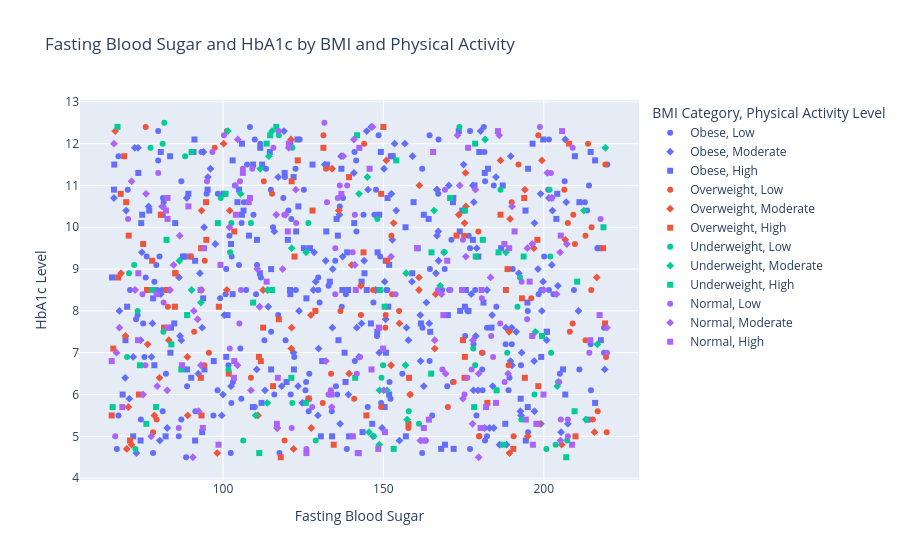

Source (notebook cell):
### Markdown cell above
<h4 style="color:#4CAF50;">Visulaization-Scatter plot</h4>

### Code cell
sample_data = df.sample(1000, random_state=42)

fig = px.scatter(
    sample_data,
    x='Fasting_Blood_Sugar',
    y='HbA1c',
    color='BMI_Category',
    symbol='Physical_Activity_Level',
    title='Fasting Blood Sugar and HbA1c by BMI and Physical Activity',
    labels={
        'Fasting_Blood_Sugar': 'Fasting Blood Sugar',
        'HbA1c': 'HbA1c Level',
        'BMI_Category': 'BMI Category',
        'Physical_Activity_Level': 'Physical Activity Level'
    }
)

fig.show()

### Figure 1 — Plotly figure (JSON) as saved in the notebook; plotly's stock layout.template omitted (floating-point values rounded to 4 significant figures; data arrays with more than 128 entries replaced by an {"elided": "..."} marker saying what was removed)
{"data": [{"hovertemplate": "BMI Category=Obese<br>Physical Activity Level=Low<br>Fasting Blood Sugar=%{x}<br>HbA1c Level=%{y}<extra></extra>", "legendgroup": "Obese, Low", "marker": {"color": "#636efa", "symbol": "circle"}, "mode": "markers", "name": "Obese, Low", "orientation": "v", "showlegend": true, "type": "scatter", "x": {"elided": "179 float values"}, "xaxis": "x", "y": {"elided": "179 float values"}, "yaxis": "y"}, {"hovertemplate": "BMI Category=Obese<br>Physical Activity Level=Moderate<br>Fasting Blood Sugar=%{x}<br>HbA1c Level=%{y}<extra></extra>", "legendgroup": "Obese, Moderate", "marker": {"color": "#636efa", "symbol": "diamond"}, "mode": "markers", "name": "Obese, Moderate", "orientation": "v", "showlegend": true, "type": "scatter", "x": {"elided": "147 float values"}, "xaxis": "x", "y": {"elided": "147 float values"}, "yaxis": "y"}, {"hovertemplate": "BMI Category=Obese<br>Physical Activity Level=High<br>Fasting Blood Sugar=%{x}<br>HbA1c Level=%{y}<extra></extra>", "legendgroup": "Obese, High", "marker": {"color": "#636efa", "symbol": "square"}, "mode": "markers", "name": "Obese, High", "orientation": "v", "showlegend": true, "type": "scatter", "x": {"elided": "168 float values"}, "xaxis": "x", "y": {"elided": "168 float values"}, "yaxis": "y"}, {"hovertemplate": "BMI Category=Overweight<br>Physical Activity Level=Low<br>Fasting Blood Sugar=%{x}<br>HbA1c Level=%{y}<extra></extra>", "legendgroup": "Overweight, Low", "marker": {"color": "#EF553B", "symbol": "circle"}, "mode": "markers", "name": "Overweight, Low", "orientation": "v", "showlegend": true, "type": "scatter", "x": [82.8, 94.3, 180.7, 175.2, 214.8, 209.2, 136.6, 97.4, 133.7, 207.5, 170.1, 213.0, 219.2, 119.2, 152.7, 112.7, 192.1, 209.0, 91.0, 199.4, 198.3, 75.9, 115.3, 132.1, 209.7, 146.8, 152.5, 208.1, 216.8, 78.2, 198.5, 190.0, 144.0, 90.0, 101.2, 95.6, 206.4, 215.3, 179.8, 158.4, 157.8, 179.9, 131.1, 190.6, 179.6, 213.0, 140.9, 213.8, 79.3, 219.4, 189.0, 150.6, 171.9, 154.9, 108.7, 196.1, 214.9, 150.7, 219.6, 149.3, 94.2, 131.3, 143.0], "xaxis": "x", "y": [8.1, 9.2, 7.0, 9.8, 8.5, 10.3, 8.0, 11.9, 6.5, 10.1, 5.7, 9.8, 11.5, 4.9, 8.4, 11.1, 11.5, 7.7, 7.5, 7.4, 12.2, 12.4, 10.8, 11.4, 9.6, 8.5, 9.8, 7.5, 5.6, 5.1, 5.3, 10.6, 12.0, 9.3, 12.3, 7.0, 10.9, 5.4, 5.0, 6.0, 5.2, 5.0, 5.8, 5.0, 9.9, 7.3, 5.9, 12.0, 5.4, 6.9, 6.7, 7.6, 6.3, 8.0, 6.4, 8.3, 10.0, 7.9, 5.1, 5.7, 6.7, 12.2, 7.9], "yaxis": "y"}, {"hovertemplate": "BMI Category=Overweight<br>Physical Activity Level=Moderate<br>Fasting Blood Sugar=%{x}<br>HbA1c Level=%{y}<extra></extra>", "legendgroup": "Overweight, Moderate", "marker": {"color": "#EF553B", "symbol": "diamond"}, "mode": "markers", "name": "Overweight, Moderate", "orientation": "v", "showlegend": true, "type": "scatter", "x": [71.5, 127.4, 173.5, 93.2, 102.1, 122.0, 153.2, 161.2, 80.2, 127.5, 134.0, 98.2, 175.3, 161.1, 206.7, 216.5, 89.0, 76.5, 186.5, 136.1, 78.6, 139.3, 161.1, 155.0, 70.5, 116.9, 68.2, 150.9, 143.0, 195.0, 152.4, 166.3, 196.9, 69.6, 66.4, 126.7, 205.6, 189.3, 175.7, 88.9, 140.1, 121.2, 199.4, 70.0, 189.5, 189.2, 215.8, 175.6, 194.1, 110.9, 83.1, 121.3, 93.3, 112.5, 101.2, 121.4, 158.3, 100.2, 166.0], "xaxis": "x", "y": [4.8, 7.9, 10.3, 8.5, 10.4, 4.7, 10.1, 11.0, 6.4, 5.2, 11.4, 4.6, 10.1, 8.8, 9.7, 8.8, 5.5, 7.2, 11.6, 10.4, 5.5, 6.5, 8.5, 7.7, 5.7, 5.2, 8.9, 11.6, 8.6, 5.0, 6.7, 8.4, 9.5, 7.4, 12.3, 5.9, 4.8, 4.6, 10.5, 6.9, 9.1, 12.1, 11.6, 4.7, 10.2, 7.5, 5.1, 11.3, 10.9, 5.5, 7.3, 7.1, 10.4, 8.5, 8.5, 7.6, 6.0, 12.0, 7.1], "yaxis": "y"}, {"hovertemplate": "BMI Category=Overweight<br>Physical Activity Level=High<br>Fasting Blood Sugar=%{x}<br>HbA1c Level=%{y}<extra></extra>", "legendgroup": "Overweight, High", "marker": {"color": "#EF553B", "symbol": "square"}, "mode": "markers", "name": "Overweight, High", "orientation": "v", "showlegend": true, "type": "scatter", "x": [85.1, 80.6, 94.8, 70.6, 98.7, 93.2, 75.1, 151.2, 117.4, 73.8, 219.1, 93.3, 85.0, 76.7, 101.8, 193.2, 122.3, 143.8, 182.4, 69.8, 209.9, 103.5, 81.6, 174.8, 207.9, 198.3, 131.3, 139.3, 158.0, 118.0, 82.5, 172.8, 65.3, 111.8, 134.5, 85.2, 68.1, 186.5, 71.0, 123.3, 175.3, 115.6, 149.3, 144.7, 128.8, 69.2, 65.8, 188.2, 127.9, 188.7, 193.9, 175.4, 194.1, 76.3, 157.8, 112.5, 77.9, 121.4, 190.5, 198.0, 93.1, 67.3, 150.0, 218.5, 94.7, 111.2], "xaxis": "x", "y": [8.9, 10.3, 9.7, 9.8, 8.1, 9.5, 9.6, 9.2, 7.8, 6.0, 7.7, 5.5, 8.1, 8.5, 6.5, 8.3, 9.3, 9.4, 5.8, 10.6, 5.0, 9.9, 7.6, 7.3, 12.0, 6.2, 11.9, 11.2, 6.4, 4.5, 8.5, 9.8, 5.5, 6.8, 4.8, 8.9, 10.8, 10.3, 4.9, 11.6, 6.4, 6.2, 10.8, 5.5, 8.0, 11.7, 7.1, 8.5, 10.4, 9.0, 10.7, 6.9, 6.4, 8.5, 5.3, 7.6, 9.2, 11.1, 4.7, 9.7, 6.4, 8.8, 12.4, 9.5, 10.6, 6.9], "yaxis": "y"}, {"hovertemplate": "BMI Category=Underweight<br>Physical Activity Level=Low<br>Fasting Blood Sugar=%{x}<br>HbA1c Level=%{y}<extra></extra>", "legendgroup": "Underweight, Low", "marker": {"color": "#00cc96", "symbol": "circle"}, "mode": "markers", "name": "Underweight, Low", "orientation": "v", "showlegend": true, "type": "scatter", "x": [70.1, 197.1, 101.7, 73.4, 121.6, 200.8, 72.7, 77.4, 201.8, 178.6, 202.3, 81.2, 81.4, 88.2, 207.3, 188.6, 102.6, 147.0, 117.4, 126.6, 102.2, 148.1, 169.0, 203.7, 72.3, 178.0, 192.6, 121.6, 204.5, 108.7, 186.5, 157.9, 191.8, 202.0, 193.0, 99.3, 161.1, 106.3, 149.4, 128.9, 81.7, 173.7, 70.7, 149.9], "xaxis": "x", "y": [6.9, 6.0, 6.6, 8.0, 5.8, 4.7, 4.7, 11.9, 10.9, 6.7, 7.0, 12.0, 7.5, 11.7, 4.9, 7.0, 10.1, 5.0, 12.2, 10.1, 9.4, 10.2, 9.4, 4.8, 9.1, 7.1, 8.8, 11.9, 6.3, 10.1, 10.9, 5.6, 8.1, 9.3, 5.4, 10.7, 5.3, 4.9, 6.4, 4.9, 12.5, 12.4, 8.9, 6.7], "yaxis": "y"}, {"hovertemplate": "BMI Category=Underweight<br>Physical Activity Level=Moderate<br>Fasting Blood Sugar=%{x}<br>HbA1c Level=%{y}<extra></extra>", "legendgroup": "Underweight, Moderate", "marker": {"color": "#00cc96", "symbol": "diamond"}, "mode": "markers", "name": "Underweight, Moderate", "orientation": "v", "showlegend": true, "type": "scatter", "x": [216.7, 93.1, 145.5, 142.4, 113.9, 219.2, 167.7, 125.9, 110.2, 197.4, 121.4, 113.8, 212.5, 213.1, 86.4, 156.9, 101.5, 148.8, 145.0, 204.2, 157.1, 115.3, 111.6, 165.8, 157.4, 90.2, 181.7, 105.5, 151.1, 188.2, 114.3, 148.7], "xaxis": "x", "y": [7.2, 8.2, 5.1, 10.8, 8.5, 11.9, 8.6, 9.4, 5.5, 7.5, 9.5, 5.8, 10.4, 5.4, 9.2, 6.7, 12.3, 6.1, 11.2, 6.2, 8.9, 12.3, 11.4, 10.4, 5.4, 8.5, 12.1, 10.8, 6.1, 9.4, 11.7, 4.8], "yaxis": "y"}, {"hovertemplate": "BMI Category=Underweight<br>Physical Activity Level=High<br>Fasting Blood Sugar=%{x}<br>HbA1c Level=%{y}<extra></extra>", "legendgroup": "Underweight, High", "marker": {"color": "#00cc96", "symbol": "square"}, "mode": "markers", "name": "Underweight, High", "orientation": "v", "showlegend": true, "type": "scatter", "x": [116.6, 193.7, 209.6, 187.4, 154.0, 185.9, 87.0, 82.4, 207.0, 185.3, 74.1, 199.5, 90.2, 164.9, 67.1, 178.6, 153.2, 79.1, 115.3, 148.9, 170.8, 150.4, 114.7, 178.3, 88.8, 78.1, 141.2, 210.4, 121.3, 83.9, 125.8, 178.8, 111.3, 76.1, 98.4, 109.4, 113.6, 165.0, 181.0, 175.4, 218.6, 65.6, 100.8, 141.8], "xaxis": "x", "y": [12.4, 9.3, 5.6, 4.8, 11.6, 9.4, 6.6, 9.7, 4.5, 6.1, 6.7, 7.4, 11.8, 6.5, 12.4, 12.0, 4.7, 5.7, 8.5, 8.5, 10.7, 8.1, 12.2, 5.7, 7.9, 8.5, 6.4, 8.7, 6.4, 7.2, 5.8, 9.3, 4.6, 5.3, 10.1, 8.2, 12.0, 9.4, 9.7, 10.4, 10.0, 5.7, 10.8, 12.2], "yaxis": "y"}, {"hovertemplate": "BMI Category=Normal<br>Physical Activity Level=Low<br>Fasting Blood Sugar=%{x}<br>HbA1c Level=%{y}<extra></extra>", "legendgroup": "Normal, Low", "marker": {"color": "#ab63fa", "symbol": "circle"}, "mode": "markers", "name": "Normal, Low", "orientation": "v", "showlegend": true, "type": "scatter", "x": [202.2, 115.7, 219.7, 193.1, 119.1, 106.2, 132.9, 177.5, 95.0, 81.5, 209.0, 186.4, 131.6, 105.1, 75.8, 174.8, 135.0, 121.4, 102.1, 141.7, 204.8, 103.9, 109.1, 176.2, 175.3, 135.0, 100.3, 167.0, 136.4, 66.4, 153.8, 96.7, 138.7, 133.6, 187.8, 183.6, 170.9, 117.3, 122.8, 141.1, 180.7, 70.4, 194.8, 127.8, 184.2, 168.4, 105.3, 217.7, 169.2, 140.4, 198.8, 74.9, 214.2, 135.8, 86.2, 132.4, 205.3, 207.5, 105.6, 142.7, 126.0, 207.5, 79.8], "xaxis": "x", "y": [11.3, 11.9, 7.0, 8.7, 10.3, 11.4, 6.0, 6.6, 11.1, 8.2, 11.9, 7.7, 12.5, 7.7, 6.7, 9.7, 8.4, 5.2, 7.1, 6.5, 6.3, 11.0, 11.4, 6.4, 6.0, 9.5, 12.2, 8.5, 11.0, 5.0, 8.4, 11.8, 11.0, 6.1, 6.3, 7.4, 8.5, 12.3, 10.1, 10.3, 8.3, 10.2, 7.8, 5.7, 6.9, 6.6, 11.1, 10.2, 10.9, 9.4, 12.4, 8.4, 7.0, 10.7, 5.2, 10.6, 5.4, 5.0, 8.5, 6.9, 4.7, 5.4, 11.3], "yaxis": "y"}, {"hovertemplate": "BMI Category=Normal<br>Physical Activity Level=Moderate<br>Fasting Blood Sugar=%{x}<br>HbA1c Level=%{y}<extra></extra>", "legendgroup": "Normal, Moderate", "marker": {"color": "#ab63fa", "symbol": "diamond"}, "mode": "markers", "name": "Normal, Moderate", "orientation": "v", "showlegend": true, "type": "scatter", "x": [179.7, 166.0, 104.5, 111.4, 194.9, 110.7, 140.8, 169.4, 196.4, 173.8, 177.8, 177.9, 84.6, 86.5, 75.1, 77.6, 83.5, 66.0, 141.1, 183.4, 146.6, 178.7, 168.1, 90.6, 119.5, 102.0, 116.6, 120.5, 66.8, 76.0, 205.1, 79.5, 179.7, 190.1, 174.8, 104.6, 204.0, 152.4, 71.5, 175.7, 150.1, 205.2, 219.7, 207.2, 118.6, 186.1, 90.9, 122.7, 67.7, 92.4, 132.1, 81.0, 82.6, 137.5, 188.9, 72.6, 201.1, 133.9, 92.1, 116.9, 161.5, 108.7, 200.0, 93.1, 173.1], "xaxis": "x", "y": [4.5, 7.3, 6.7, 8.1, 9.5, 9.0, 12.1, 6.5, 9.6, 11.0, 5.3, 7.3, 9.1, 9.8, 6.0, 5.0, 8.5, 12.0, 9.1, 8.8, 12.4, 10.9, 8.4, 4.5, 10.3, 10.0, 10.3, 11.9, 7.0, 10.8, 9.4, 6.2, 6.5, 10.5, 5.9, 12.1, 8.4, 9.3, 11.1, 9.3, 6.1, 4.9, 7.6, 9.6, 9.0, 12.2, 8.0, 10.9, 7.6, 5.6, 6.8, 10.5, 6.1, 11.7, 6.5, 8.5, 11.3, 5.7, 7.8, 5.2, 4.9, 6.1, 8.5, 6.7, 12.2], "yaxis": "y"}, {"hovertemplate": "BMI Category=Normal<br>Physical Activity Level=High<br>Fasting Blood Sugar=%{x}<br>HbA1c Level=%{y}<extra></extra>", "legendgroup": "Normal, High", "marker": {"color": "#ab63fa", "symbol": "square"}, "mode": "markers", "name": "Normal, High", "orientation": "v", "showlegend": true, "type": "scatter", "x": [181.1, 120.2, 174.5, 140.5, 120.5, 182.0, 197.7, 116.8, 145.7, 164.2, 205.7, 82.2, 162.7, 169.9, 108.0, 195.6, 190.9, 141.4, 103.5, 185.7, 149.9, 82.7, 214.5, 73.6, 196.4, 93.7, 106.2, 194.4, 205.3, 65.3, 87.2, 98.6, 180.6, 89.2, 79.3, 117.1, 68.6, 202.3, 142.0, 113.6, 189.2, 148.4, 148.6, 187.7, 94.1, 73.5, 199.9, 103.4, 108.4, 136.9, 82.7, 142.5, 176.4, 162.6, 208.8, 160.5, 93.0, 133.8, 217.4, 168.7, 196.6, 99.2, 165.5, 180.3, 126.0, 185.1, 82.7, 146.3, 104.0, 150.5], "xaxis": "x", "y": [5.2, 9.9, 8.5, 5.0, 12.0, 5.7, 5.3, 5.3, 11.4, 5.4, 12.3, 10.4, 4.9, 9.2, 10.6, 8.7, 9.9, 8.5, 6.8, 12.3, 7.1, 10.2, 7.3, 8.9, 7.4, 5.2, 11.3, 5.4, 9.8, 6.8, 6.7, 4.8, 8.5, 10.5, 8.4, 6.4, 5.7, 10.7, 4.6, 8.7, 9.5, 4.7, 7.6, 9.6, 9.5, 7.3, 6.0, 6.4, 10.7, 10.8, 10.7, 11.9, 11.9, 5.2, 4.8, 9.5, 8.5, 6.0, 7.9, 7.9, 4.8, 9.1, 11.8, 5.2, 4.6, 5.8, 7.6, 6.6, 10.3, 5.1], "yaxis": "y"}], "layout": {"legend": {"title": {"text": "BMI Category, Physical Activity Level"}, "tracegroupgap": 0}, "title": {"text": "Fasting Blood Sugar and HbA1c by BMI and Physical Activity"}, "xaxis": {"anchor": "y", "domain": [0, 1], "title": {"text": "Fasting Blood Sugar"}}, "yaxis": {"anchor": "x", "domain": [0, 1], "title": {"text": "HbA1c Level"}}}}
